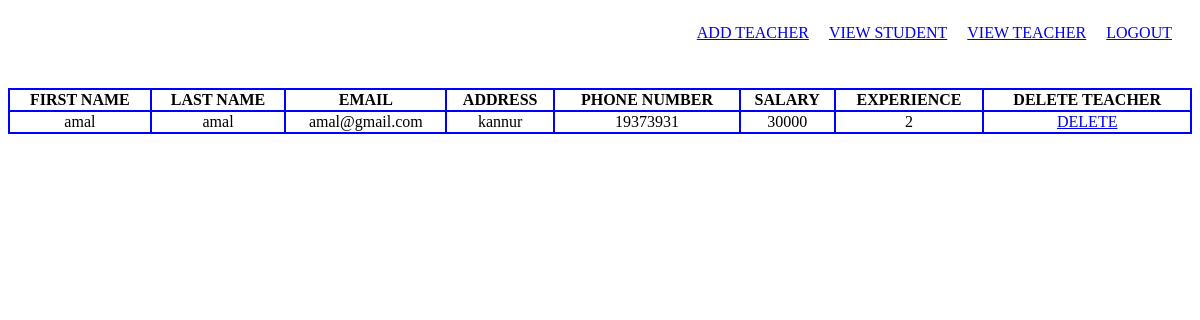
Page /adminviewteacher on the committed database.
### studentmanagementapp/models.py (models this page shows)
class Teacher(models.Model):
    teacher_id=models.ForeignKey(User,on_delete=models.CASCADE)
    address=models.CharField(max_length=255)
    phone_number=models.IntegerField()
    salary=models.IntegerField()
    experience=models.IntegerField()

class User(AbstractUser):
    usertype=models.CharField(max_length=50)

### studentmanagementapp/views.py (the view)
# urls.py: path("adminviewteacher",adminviewteacher),
def adminviewteacher(request):
    x=Teacher.objects.all()
    return render(request,"adminviewteacher.html",{"view":x})

### studentmanagementapp/templates/adminviewteacher.html (shortened to what this page needs)
<!DOCTYPE html>
<html lang="en">
<head>
</head>
<body>
    <nav >
        <div>
            <p><a href="/addteacher">ADD TEACHER</a></p>
            <p><a href="/adminviewstudent">VIEW STUDENT</a></p>
            <p><a href="/adminviewteacher">VIEW TEACHER</a></p>
            <p><a href="/logout">LOGOUT</a></p>
        </div>
    </nav>
    <table>
        <tr>
            <th>FIRST NAME</th>
            <th>LAST NAME</th>
            <th>EMAIL</th>
            <th>ADDRESS</th>
            <th>PHONE NUMBER</th>
            <th>SALARY</th>
            <th>EXPERIENCE</th>
            <th>DELETE TEACHER</th>
        </tr>
        {% for i in view %}
        <tr>
            <td>{{i.teacher_id.first_name}}</td>
            <td>{{i.teacher_id.last_name}}</td>
            <td>{{i.teacher_id.email}}</td>
            <td>{{i.address}}</td>
            <td>{{i.phone_number}}</td>
            <td>{{i.salary}}</td>
            <td>{{i.experience}}</td>
            <td><a href="/admindeleteteacher/{{i.teacher_id_id}}">DELETE</a></td>
        </tr>
        {% endfor %}
    </table>
</body>
</html>

### studentmanagementapp/templates/adminviewteacher.html (style rules this page uses)
table,td,th { border-collapse: collapse; border: 2px solid blue; text-align: center; }
table { width: 100%; }
td,th { text-align: center; }
nav { width: 100%; }
nav div { display: flex; float: right; margin-left: 20px; margin-bottom: 30px; }
nav p { margin-right: 20px; }

### rows in the picture
Teacher: teacher_id.first_name "amal", teacher_id.last_name "amal", teacher_id.email "amal@gmail.com", address "kannur", phone_number "19373931", salary "30000", experience "2"
